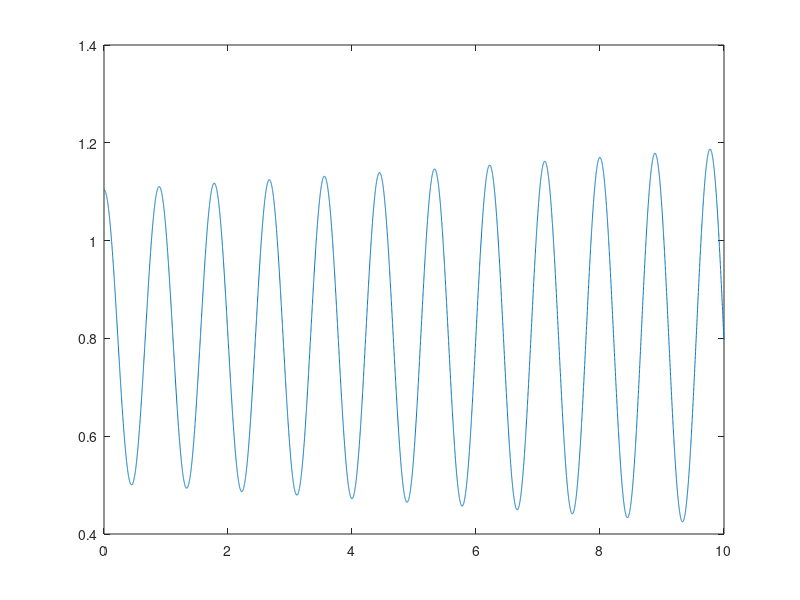
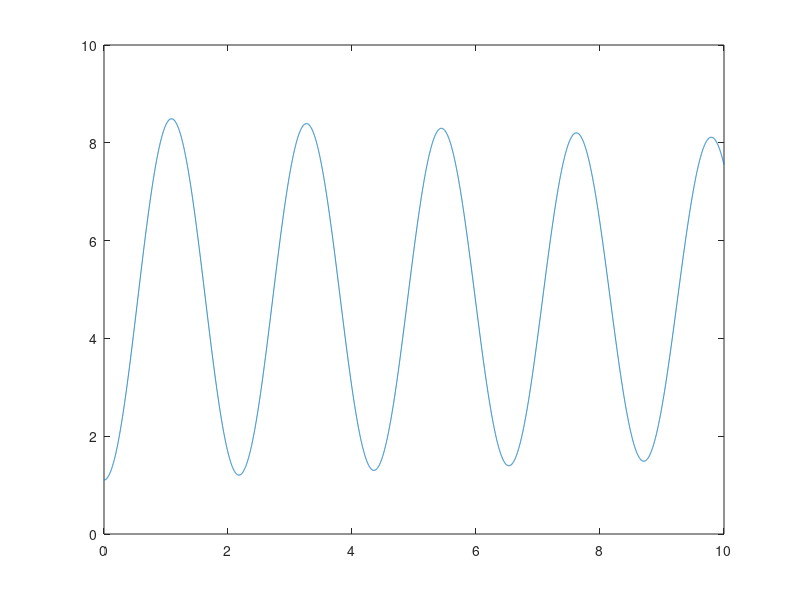

Recreate these plots in MATLAB, in order.
%Will Johsnon Lab 0 
%Spring simulation using RK4


g = -9.81; %This is the gravitational constant meters per second squared
k = 10; %This is the spring constant Newtens per meter
m_W = 0.2; %This is the mass of the weight in kilograms
u_L = 1; %This is the unweighted length of the spring in meters
init_displacement = 0.3; %This is the initial displacement for when the spring is hanging in meters
weight_disp = (m_W*g)/k; %this is the the amount of displacement caused by the weight
initial_springLen = u_L  + init_displacement + weight_disp; %This is where the spring start length wise
s = @(curr_len) (curr_len - u_L); %This is the function to calculate total displacment
grav_F = m_W*g; %gravitational force
rest_F = @(currlen) (-k*s(currlen)); %restorational force
a = @(F1,F2) ((F1+F2)/m_W); %function for acceleration

%these are simulation constants
t = 10; %total time in seconds
dt = 0.001; %change in time when calculating new point
num_iter = t/dt; %number of iteration

%derivtive functions
dPdt = @(time,pos,vel) (vel); %caclulates velocity based on change in displacment
dVdt = @(time,pos,vel) (a(grav_F,rest_F(pos))); %caclulates accel based on change in veloc

%Euler Method
disp = zeros(1,num_iter); 
veloc = zeros(1,num_iter);
disp(1) = initial_springLen;
veloc(1) = 0; 
for i = 2:num_iter
    rate_V = a(grav_F,rest_F(disp(i-1)));
    rate_P = veloc(i-1);
    amt_V = rate_V*dt;
    amt_P = rate_P*dt;
    veloc(i) = veloc(i-1) + amt_V;
    disp(i) = disp(i-1)+amt_P;
end

time = 0:dt:10;
plot(time(1:num_iter),disp);


%RK4 Method
disp = zeros(1,num_iter); 
veloc = zeros(1,num_iter);
disp(1) = initial_springLen;
veloc(1) = 0; 


for j = 2:num_iter
    del_P1 = dPdt(j,disp(j),veloc(j-1))*dt;
    del_V1 = dVdt(j,disp(j-1))*dt;
    del_P2 = dPdt(j+0.5*dt,disp(j)+0.5*del_P1,veloc(j-1)+0.5*del_V1)*dt;
    del_V2 = dVdt(j+0.5*dt,disp(j)+0.5*del_P1,veloc(j-1)+0.5*del_V1)*dt;
    del_P3 = dPdt(j+0.5*dt,disp(j)+0.5*del_P2,veloc(j-1)+0.5*del_V2)*dt;
    del_V3 = dVdt(j+0.5*dt,disp(j)+0.5*del_P2,veloc(j-1)+0.5*del_V2)*dt;
    del_P4 = dPdt(j+dt,disp(j)+del_P3,veloc(j-1)+del_V3)*dt;
    del_V4 = dVdt(j+dt,disp(j)+del_P3,veloc(j-1)+del_V3)*dt;
    change_disp = (del_P1 + 2*del_P2+2*del_P3 + del_P4)/6;
    change_veloc = (del_V1 + 2*del_V2+2*del_V3 + del_V4)/6;
    veloc(j) = veloc(j-1)+change_veloc;
    disp(j) = disp(j-1)+change_disp;
end
figure();
plot(time(1:num_iter),disp);
    
